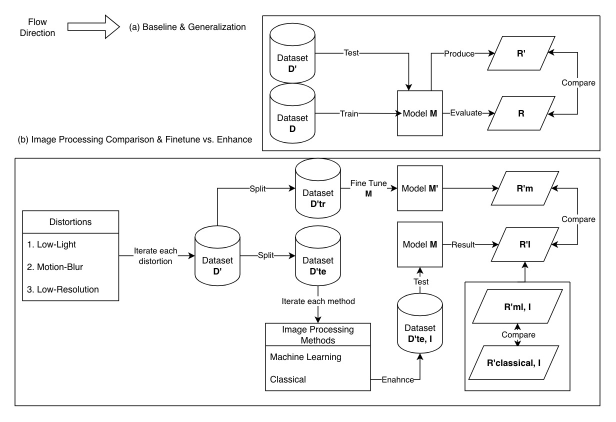
#> input picture ECE253_project_digram.drawio.jpg, 1232 x 843 px (shown at 1/2 size); its folder holds only this picture in this run
$ python -i compress.py   (imports and definitions only)
#> lines starting #> are read from the running program, lines starting #| are printed output that depends on the picture
#> in process_one, im is the input picture: PIL image 1232x843 RGB; min 0, max 255, mean 244.9
from pathlib import Path
from io import BytesIO
import csv
from PIL import Image, ImageFilter

# Paths
INPUT_DIR  = Path(r"E:\2025 fall\Fundamentals of Digital Image Processing\compress\Raw")
OUTPUT_DIR = Path(r"E:\2025 fall\Fundamentals of Digital Image Processing\compress\Compress")
LOG_CSV    = OUTPUT_DIR / "compress_log.csv"

# Compression config (default: JPEG compression only, no resize)
QUALITY = 18           # Strength of JPEG compression: 15–30 gives stronger artifacts
SUBSAMPLING = 2        # 4:2:0
PROGRESSIVE = False
OPTIMIZE = True
KEEP_EXIF = True

DOWNSCALE_LONG = 320   # None means no downscale; set 256/320 etc. to increase distortion, then optionally upscale back
UPSCALE_BACK = True
GAUSS_BLUR_SIGMA = 0.8 # Slight Gaussian blur (e.g., 0.8). Set 0 to disable.
REENCODE_PASSES = 2    # Number of repeated JPEG re-encodes (2 or 3 recommended)

IMG_EXTS = {".jpg", ".jpeg", ".png", ".bmp", ".tif", ".tiff", ".webp"}


def save_jpeg_bytes(img: Image.Image, quality: int) -> bytes:
    """Safely save as JPEG and return raw bytes; skip EXIF arg if missing to avoid NoneType errors."""
    buf = BytesIO()
    exif_bytes = img.info.get("exif") if KEEP_EXIF else None
    kwargs = dict(
        format="JPEG",
        quality=int(quality),
        subsampling=SUBSAMPLING,
        progressive=PROGRESSIVE,
        optimize=OPTIMIZE,
    )
    if exif_bytes:  # Only pass EXIF if it exists
        kwargs["exif"] = exif_bytes
    img.save(buf, **kwargs)
    return buf.getvalue()


def downscale_then_upscale(im: Image.Image, long_side):
#> called with long_side = 320
    if long_side is None:
        return im
    w, h = im.size
#> w = 1232; h = 843
    if max(w, h) <= long_side:
        return im
    if w >= h:
        new_w = long_side
        new_h = int(h * long_side / w)
#> new_h = 218
    else:
        new_h = long_side
        new_w = int(w * long_side / h)
    im_small = im.resize((new_w, new_h), Image.Resampling.LANCZOS)
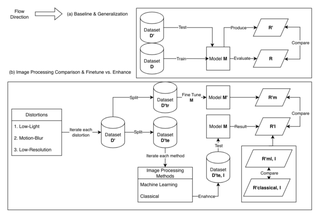
#> im_small: PIL image 320x218 RGB; min 0, max 255, mean 244.1
    if UPSCALE_BACK:
        return im_small.resize((w, h), Image.Resampling.BICUBIC)
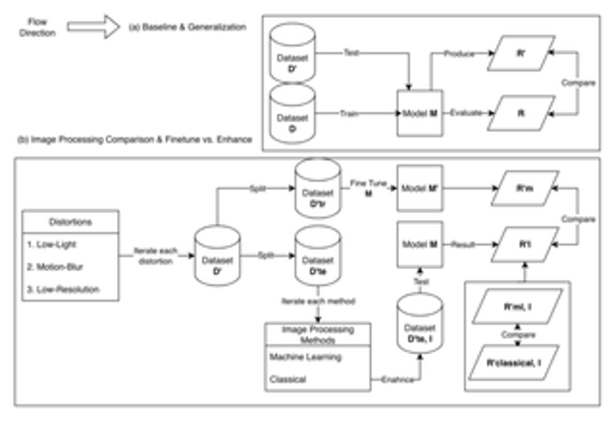
#> returned value: PIL image 1232x843 RGB (shown at 1/2 size); min 0, max 255, mean 243.8
    return im_small


def ensure_rgb(img: Image.Image) -> Image.Image:
    if img.mode == "RGB":
        return img
    if img.mode in ("RGBA", "LA"):
        bg = Image.new("RGB", img.size, (255, 255, 255))
        bg.paste(img.convert("RGBA"), mask=img.split()[-1])
        return bg
    return img.convert("RGB")


def process_one(src: Path, out_dir: Path) -> Path:
    im = Image.open(src)
    im.load()
    im = ensure_rgb(im)

    if GAUSS_BLUR_SIGMA and GAUSS_BLUR_SIGMA > 0:
        im = im.filter(ImageFilter.GaussianBlur(radius=GAUSS_BLUR_SIGMA))

    im = downscale_then_upscale(im, DOWNSCALE_LONG)

    # Multiple JPEG re-encodes
    tmp = im
    for _ in range(REENCODE_PASSES):
        b = save_jpeg_bytes(tmp, QUALITY)
        tmp = Image.open(BytesIO(b)).convert("RGB")

    # Output (keep original stem, force .jpg)
#> (the run stopped early here; a loop or call above may not have finished)
